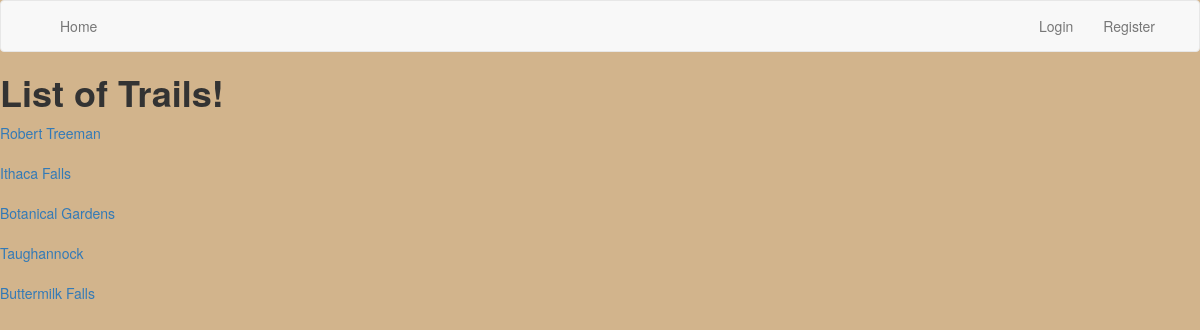
/trails, run on an earlier commit of the app's database.
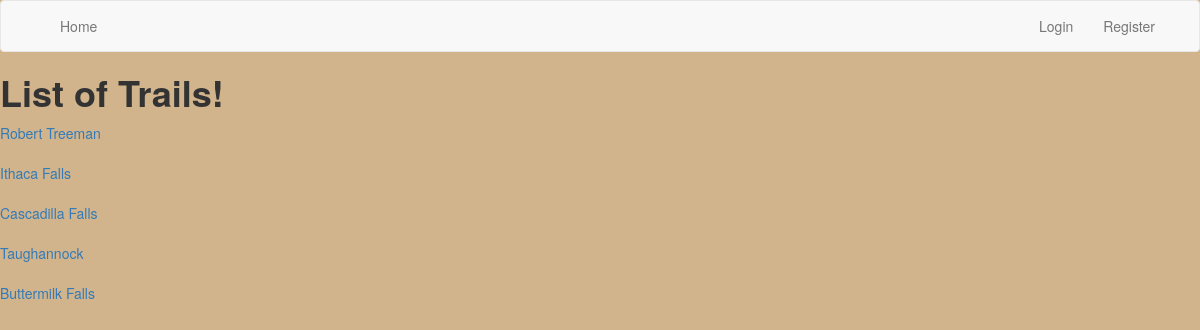
And on a later commit of the database.
### app/models.py (models this page shows)
class Trail(db.Model):
    id = db.Column(db.Integer, primary_key=True)
    name = db.Column(db.String(64), index=True, unique=True)
    distance = db.Column(db.Integer, index=True)
    difficulty = db.Column(db.String(64), index=True)
    location = db.Column(db.String(64), index=True)
    description = db.Column(db.String(64), index=True)
    t2rs = db.relationship('TrailToReview', backref='trail', lazy='dynamic')

### app/routes.py (the view)
@app.route('/trails')
def trails():
    user = "List of Trails!"
    trails = Trail.query.filter().all()
    return render_template('trails.html', user=user, trails=trails)

### app/templates/trails.html (shortened to what this page needs)
{% extends "base.html" %}
{% block content %}
<html lang="en">
<head>
</head>
<body>
<h1><b>List of Trails!</b></h1>
    {% for trail in trails %}
        <div><a href="{{ url_for('trail', name=trail.name) }}" >{{ trail.name }}</a></div>
        <br>
    {% endfor %}
</body>
{% endblock %}

What changed in the data, as far as the page shows it:
changed Trail: name "Botanical Gardens" → "Cascadilla Falls"
